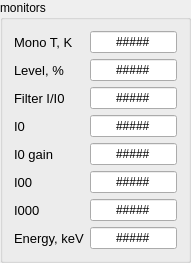
   <widget class="QGroupBox" name="groupBox_10">
    <property name="geometry">
     <rect>
      <x>880</x>
      <y>40</y>
      <width>191</width>
      <height>211</height>
     </rect>
    </property>
    <property name="title">
     <string>monitors</string>
    </property>
    <layout class="QFormLayout" name="formLayout_3">
     <item row="0" column="0">
      <widget class="QLabel" name="label_52">
       <property name="font">
        <font>
         <pointsize>10</pointsize>
        </font>
       </property>
       <property name="styleSheet">
        <string notr="true">color: rgb(0, 0, 0)</string>
       </property>
       <property name="text">
        <string>Mono T, K</string>
       </property>
      </widget>
     </item>
     <item row="0" column="1">
      <widget class="caLineEdit" name="calineedit_42">
       <property name="sizePolicy">
        <sizepolicy hsizetype="Expanding" vsizetype="Expanding">
         <horstretch>0</horstretch>
         <verstretch>0</verstretch>
        </sizepolicy>
       </property>
       <property name="text">
        <string>#####</string>
       </property>
       <property name="alignment">
        <set>Qt::AlignCenter</set>
       </property>
       <property name="channel" stdset="0">
        <string notr="true">9ida:DP41:s1:temp</string>
       </property>
      </widget>
     </item>
     <item row="1" column="0">
      <widget class="QLabel" name="label_58">
       <property name="font">
        <font>
         <pointsize>10</pointsize>
        </font>
       </property>
       <property name="styleSheet">
        <string notr="true">color: rgb(0, 0, 0)</string>
       </property>
       <property name="text">
        <string>Level, %</string>
       </property>
      </widget>
     </item>
     <item row="1" column="1">
      <widget class="caLineEdit" name="calineedit_44">
       <property name="sizePolicy">
        <sizepolicy hsizetype="Expanding" vsizetype="Expanding">
         <horstretch>0</horstretch>
         <verstretch>0</verstretch>
        </sizepolicy>
       </property>
       <property name="text">
        <string>#####</string>
       </property>
       <property name="alignment">
        <set>Qt::AlignCenter</set>
       </property>
       <property name="channel" stdset="0">
        <string notr="true">9idCRYO:MainLevel:val</string>
       </property>
      </widget>
     </item>
     <item row="2" column="0">
      <widget class="QLabel" name="label_55">
       <property name="font">
        <font>
         <pointsize>10</pointsize>
        </font>
       </property>
       <property name="styleSheet">
        <string notr="true">color: rgb(0, 0, 0)</string>
       </property>
       <property name="text">
        <string>Filter I/I0</string>
       </property>
      </widget>
     </item>
     <item row="2" column="1">
      <widget class="caLineEdit" name="calineedit_43">
       <property name="sizePolicy">
        <sizepolicy hsizetype="Expanding" vsizetype="Expanding">
         <horstretch>0</horstretch>
         <verstretch>0</verstretch>
        </sizepolicy>
       </property>
       <property name="text">
        <string>#####</string>
       </property>
       <property name="alignment">
        <set>Qt::AlignCenter</set>
       </property>
       <property name="channel" stdset="0">
        <string notr="true">9idcUSX:pf4:trans</string>
       </property>
      </widget>
     </item>
     <item row="3" column="0">
      <widget class="QLabel" name="label_54">
       <property name="font">
        <font>
         <pointsize>10</pointsize>
        </font>
       </property>
       <property name="styleSheet">
        <string notr="true">color: rgb(0, 0, 0)</string>
       </property>
       <property name="text">
        <string>I0</string>
       </property>
      </widget>
     </item>
     <item row="3" column="1">
      <widget class="caLineEdit" name="calineedit_39">
       <property name="sizePolicy">
        <sizepolicy hsizetype="Expanding" vsizetype="Expanding">
         <horstretch>0</horstretch>
         <verstretch>0</verstretch>
        </sizepolicy>
       </property>
       <property name="text">
        <string>#####</string>
       </property>
       <property name="alignment">
        <set>Qt::AlignCenter</set>
       </property>
       <property name="channel" stdset="0">
        <string notr="true">9idcLAX:userAve4.VAL</string>
       </property>
      </widget>
     </item>
     <item row="4" column="0">
      <widget class="QLabel" name="label_56">
       <property name="font">
        <font>
         <pointsize>10</pointsize>
        </font>
       </property>
       <property name="styleSheet">
        <string notr="true">color: rgb(0, 0, 0)</string>
       </property>
       <property name="text">
        <string>I0 gain</string>
       </property>
      </widget>
     </item>
     <item row="4" column="1">
      <widget class="caLineEdit" name="calineedit_45">
       <property name="sizePolicy">
        <sizepolicy hsizetype="Expanding" vsizetype="Expanding">
         <horstretch>0</horstretch>
         <verstretch>0</verstretch>
        </sizepolicy>
       </property>
       <property name="text">
        <string>#####</string>
       </property>
       <property name="alignment">
        <set>Qt::AlignCenter</set>
       </property>
       <property name="channel" stdset="0">
        <string notr="true">9idcUSX:fem02:seq01:gain</string>
       </property>
      </widget>
     </item>
     <item row="5" column="0">
      <widget class="QLabel" name="label_53">
       <property name="font">
        <font>
         <pointsize>10</pointsize>
        </font>
       </property>
       <property name="styleSheet">
        <string notr="true">color: rgb(0, 0, 0)</string>
       </property>
       <property name="text">
        <string>I00</string>
       </property>
      </widget>
     </item>
     <item row="5" column="1">
      <widget class="caLineEdit" name="calineedit_41">
       <property name="sizePolicy">
        <sizepolicy hsizetype="Expanding" vsizetype="Expanding">
         <horstretch>0</horstretch>
         <verstretch>0</verstretch>
        </sizepolicy>
       </property>
       <property name="text">
        <string>#####</string>
       </property>
       <property name="alignment">
        <set>Qt::AlignCenter</set>
       </property>
       <property name="channel" stdset="0">
        <string notr="true">9idcLAX:userAve3.VAL</string>
       </property>
      </widget>
     </item>
     <item row="6" column="0">
      <widget class="QLabel" name="label_51">
       <property name="font">
        <font>
         <pointsize>10</pointsize>
        </font>
       </property>
       <property name="styleSheet">
        <string notr="true">color: rgb(0, 0, 0)</string>
       </property>
       <property name="text">
        <string>I000</string>
       </property>
      </widget>
     </item>
     <item row="6" column="1">
      <widget class="caLineEdit" name="calineedit_40">
       <property name="sizePolicy">
        <sizepolicy hsizetype="Expanding" vsizetype="Expanding">
         <horstretch>0</horstretch>
         <verstretch>0</verstretch>
        </sizepolicy>
       </property>
       <property name="text">
        <string>#####</string>
       </property>
       <property name="alignment">
        <set>Qt::AlignCenter</set>
       </property>
       <property name="channel" stdset="0">
        <string notr="true">9idcLAX:vsc:c2_cts1.B</string>
       </property>
      </widget>
     </item>
     <item row="7" column="0">
      <widget class="QLabel" name="label_57">
       <property name="font">
        <font>
         <pointsize>10</pointsize>
        </font>
       </property>
       <property name="styleSheet">
        <string notr="true">color: rgb(0, 0, 0)</string>
       </property>
       <property name="text">
        <string>Energy, keV</string>
       </property>
      </widget>
     </item>
     <item row="7" column="1">
      <widget class="caLineEdit" name="calineedit_38">
       <property name="sizePolicy">
        <sizepolicy hsizetype="Expanding" vsizetype="Expanding">
         <horstretch>0</horstretch>
         <verstretch>0</verstretch>
        </sizepolicy>
       </property>
       <property name="text">
        <string>#####</string>
       </property>
       <property name="alignment">
        <set>Qt::AlignCenter</set>
       </property>
       <property name="channel" stdset="0">
        <string notr="true">9ida:BraggEAO.VAL</string>
       </property>
      </widget>
     </item>
    </layout>
   </widget>
